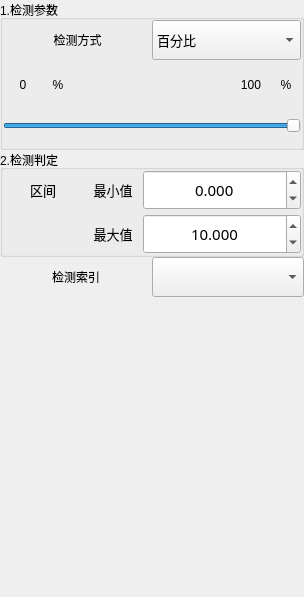
       <widget class="QWidget" name="tab">
        <attribute name="title">
         <string>胶水检测</string>
        </attribute>
        <layout class="QGridLayout" name="gridLayout_4">
         <property name="leftMargin">
          <number>0</number>
         </property>
         <property name="topMargin">
          <number>0</number>
         </property>
         <property name="rightMargin">
          <number>0</number>
         </property>
         <property name="bottomMargin">
          <number>0</number>
         </property>
         <property name="spacing">
          <number>0</number>
         </property>
         <item row="0" column="0">
          <widget class="QGroupBox" name="ROIgroupBox_2">
           <property name="minimumSize">
            <size>
             <width>0</width>
             <height>150</height>
            </size>
           </property>
           <property name="title">
            <string>1.检测参数</string>
           </property>
           <layout class="QVBoxLayout" name="verticalLayout_7">
            <property name="spacing">
             <number>4</number>
            </property>
            <property name="leftMargin">
             <number>0</number>
            </property>
            <property name="topMargin">
             <number>0</number>
            </property>
            <property name="rightMargin">
             <number>0</number>
            </property>
            <property name="bottomMargin">
             <number>0</number>
            </property>
            <item>
             <layout class="QHBoxLayout" name="horizontalLayout_16">
              <property name="spacing">
               <number>0</number>
              </property>
              <item>
               <widget class="QLabel" name="label_2">
                <property name="minimumSize">
                 <size>
                  <width>80</width>
                  <height>40</height>
                 </size>
                </property>
                <property name="text">
                 <string>检测方式</string>
                </property>
                <property name="alignment">
                 <set>Qt::AlignCenter</set>
                </property>
               </widget>
              </item>
              <item>
               <widget class="QComboBox" name="cbx_ALargrimCheckType">
                <property name="sizePolicy">
                 <sizepolicy hsizetype="Preferred" vsizetype="Preferred">
                  <horstretch>0</horstretch>
                  <verstretch>0</verstretch>
                 </sizepolicy>
                </property>
                <property name="minimumSize">
                 <size>
                  <width>80</width>
                  <height>40</height>
                 </size>
                </property>
                <property name="font">
                 <font>
                  <family>微软雅黑</family>
                  <pointsize>10</pointsize>
                 </font>
                </property>
                <property name="focusPolicy">
                 <enum>Qt::WheelFocus</enum>
                </property>
                <property name="editable">
                 <bool>false</bool>
                </property>
                <property name="currentIndex">
                 <number>0</number>
                </property>
                <item>
                 <property name="text">
                  <string>百分比</string>
                 </property>
                </item>
                <item>
                 <property name="text">
                  <string>最大值</string>
                 </property>
                </item>
                <item>
                 <property name="text">
                  <string>最小值</string>
                 </property>
                </item>
                <item>
                 <property name="text">
                  <string>中值</string>
                 </property>
                </item>
                <item>
                 <property name="text">
                  <string>均值</string>
                 </property>
                </item>
                <item>
                 <property name="text">
                  <string>中线</string>
                 </property>
                </item>
               </widget>
              </item>
             </layout>
            </item>
            <item>
             <widget class="QStackedWidget" name="stackedCheckWidget">
              <property name="currentIndex">
               <number>0</number>
              </property>
              <widget class="QWidget" name="PercentPage">
               <layout class="QGridLayout" name="gridLayout" rowstretch="1,0">
                <property name="leftMargin">
                 <number>0</number>
                </property>
                <property name="topMargin">
                 <number>0</number>
                </property>
                <property name="rightMargin">
                 <number>0</number>
                </property>
                <property name="bottomMargin">
                 <number>0</number>
                </property>
                <property name="spacing">
                 <number>0</number>
                </property>
                <item row="0" column="0">
                 <widget class="QLabel" name="lbl_Low">
                  <property name="sizePolicy">
                   <sizepolicy hsizetype="Preferred" vsizetype="Fixed">
                    <horstretch>0</horstretch>
                    <verstretch>0</verstretch>
                   </sizepolicy>
                  </property>
                  <property name="minimumSize">
                   <size>
                    <width>40</width>
                    <height>40</height>
                   </size>
                  </property>
                  <property name="text">
                   <string>0</string>
                  </property>
                  <property name="alignment">
                   <set>Qt::AlignCenter</set>
                  </property>
                 </widget>
                </item>
                <item row="0" column="1">
                 <widget class="QLabel" name="lbl_Low_2">
                  <property name="sizePolicy">
                   <sizepolicy hsizetype="Preferred" vsizetype="Fixed">
                    <horstretch>0</horstretch>
                    <verstretch>0</verstretch>
                   </sizepolicy>
                  </property>
                  <property name="minimumSize">
                   <size>
                    <width>30</width>
                    <height>40</height>
                   </size>
                  </property>
                  <property name="text">
                   <string>%</string>
                  </property>
                  <property name="alignment">
                   <set>Qt::AlignCenter</set>
                  </property>
                 </widget>
                </item>
                <item row="0" column="2">
                 <spacer name="horizontalSpacer_5">
                  <property name="orientation">
                   <enum>Qt::Horizontal</enum>
                  </property>
                  <property name="sizeType">
                   <enum>QSizePolicy::Preferred</enum>
                  </property>
                  <property name="sizeHint" stdset="0">
                   <size>
                    <width>158</width>
                    <height>20</height>
                   </size>
                  </property>
                 </spacer>
                </item>
                <item row="0" column="3">
                 <widget class="QLabel" name="lbl_High">
                  <property name="sizePolicy">
                   <sizepolicy hsizetype="Preferred" vsizetype="Fixed">
                    <horstretch>0</horstretch>
                    <verstretch>0</verstretch>
                   </sizepolicy>
                  </property>
                  <property name="minimumSize">
                   <size>
                    <width>40</width>
                    <height>40</height>
                   </size>
                  </property>
                  <property name="text">
                   <string>100</string>
                  </property>
                  <property name="alignment">
                   <set>Qt::AlignCenter</set>
                  </property>
                 </widget>
                </item>
                <item row="0" column="4">
                 <widget class="QLabel" name="lbl_High_2">
                  <property name="sizePolicy">
                   <sizepolicy hsizetype="Preferred" vsizetype="Fixed">
                    <horstretch>0</horstretch>
                    <verstretch>0</verstretch>
                   </sizepolicy>
                  </property>
                  <property name="minimumSize">
                   <size>
                    <width>30</width>
                    <height>40</height>
                   </size>
                  </property>
                  <property name="text">
                   <string>%</string>
                  </property>
                  <property name="alignment">
                   <set>Qt::AlignCenter</set>
                  </property>
                 </widget>
                </item>
                <item row="1" column="0" colspan="5">
                 <widget class="QDoubleSlider" name="SliderPercent">
                  <property name="sizePolicy">
                   <sizepolicy hsizetype="Preferred" vsizetype="Fixed">
                    <horstretch>0</horstretch>
                    <verstretch>0</verstretch>
                   </sizepolicy>
                  </property>
                  <property name="minimumSize">
                   <size>
                    <width>0</width>
                    <height>40</height>
                   </size>
                  </property>
                  <property name="maximum">
                   <number>100</number>
                  </property>
                  <property name="value">
                   <number>100</number>
                  </property>
                  <property name="orientation">
                   <enum>Qt::Horizontal</enum>
                  </property>
                 </widget>
                </item>
               </layout>
              </widget>
              <widget class="QWidget" name="EmptyPage"/>
             </widget>
            </item>
           </layout>
          </widget>
         </item>
         <item row="1" column="0">
          <widget class="QGroupBox" name="ROIgroupBox_3">
           <property name="minimumSize">
            <size>
             <width>0</width>
             <height>100</height>
            </size>
           </property>
           <property name="title">
            <string>2.检测判定</string>
           </property>
           <layout class="QVBoxLayout" name="verticalLayout_6">
            <property name="spacing">
             <number>0</number>
            </property>
            <property name="leftMargin">
             <number>0</number>
            </property>
            <property name="topMargin">
             <number>0</number>
            </property>
            <property name="rightMargin">
             <number>0</number>
            </property>
            <property name="bottomMargin">
             <number>0</number>
            </property>
            <item>
             <layout class="QGridLayout" name="gridLayout_2">
              <property name="horizontalSpacing">
               <number>0</number>
              </property>
              <property name="verticalSpacing">
               <number>4</number>
              </property>
              <item row="0" column="0">
               <widget class="QLabel" name="label_25">
                <property name="sizePolicy">
                 <sizepolicy hsizetype="Preferred" vsizetype="Fixed">
                  <horstretch>0</horstretch>
                  <verstretch>0</verstretch>
                 </sizepolicy>
                </property>
                <property name="minimumSize">
                 <size>
                  <width>80</width>
                  <height>40</height>
                 </size>
                </property>
                <property name="font">
                 <font>
                  <family>微软雅黑</family>
                  <pointsize>10</pointsize>
                 </font>
                </property>
                <property name="text">
                 <string>区间</string>
                </property>
                <property name="alignment">
                 <set>Qt::AlignCenter</set>
                </property>
               </widget>
              </item>
              <item row="0" column="1">
               <layout class="QHBoxLayout" name="horizontalLayout_13" stretch="0,1">
                <property name="spacing">
                 <number>0</number>
                </property>
                <item>
                 <widget class="QLabel" name="label_24">
                  <property name="sizePolicy">
                   <sizepolicy hsizetype="Preferred" vsizetype="Fixed">
                    <horstretch>0</horstretch>
                    <verstretch>0</verstretch>
                   </sizepolicy>
                  </property>
                  <property name="minimumSize">
                   <size>
                    <width>60</width>
                    <height>40</height>
                   </size>
                  </property>
                  <property name="font">
                   <font>
                    <family>微软雅黑</family>
                    <pointsize>10</pointsize>
                   </font>
                  </property>
                  <property name="text">
                   <string>最小值</string>
                  </property>
                  <property name="alignment">
                   <set>Qt::AlignCenter</set>
                  </property>
                 </widget>
                </item>
                <item>
                 <widget class="QDoubleSpinBox" name="spinMinValue">
                  <property name="sizePolicy">
                   <sizepolicy hsizetype="Preferred" vsizetype="Fixed">
                    <horstretch>0</horstretch>
                    <verstretch>0</verstretch>
                   </sizepolicy>
                  </property>
                  <property name="minimumSize">
                   <size>
                    <width>40</width>
                    <height>40</height>
                   </size>
                  </property>
                  <property name="font">
                   <font>
                    <family>微软雅黑</family>
                    <pointsize>11</pointsize>
                   </font>
                  </property>
                  <property name="alignment">
                   <set>Qt::AlignCenter</set>
                  </property>
                  <property name="decimals">
                   <number>3</number>
                  </property>
                  <property name="minimum">
                   <double>-9999999999.000000000000000</double>
                  </property>
                  <property name="maximum">
                   <double>9999999999.000000000000000</double>
                  </property>
                  <property name="value">
                   <double>0.000000000000000</double>
                  </property>
                 </widget>
                </item>
               </layout>
              </item>
              <item row="1" column="1">
               <layout class="QHBoxLayout" name="horizontalLayout_12" stretch="0,1">
                <property name="spacing">
                 <number>0</number>
                </property>
                <item>
                 <widget class="QLabel" name="label_23">
                  <property name="sizePolicy">
                   <sizepolicy hsizetype="Preferred" vsizetype="Fixed">
                    <horstretch>0</horstretch>
                    <verstretch>0</verstretch>
                   </sizepolicy>
                  </property>
                  <property name="minimumSize">
                   <size>
                    <width>60</width>
                    <height>40</height>
                   </size>
                  </property>
                  <property name="font">
                   <font>
                    <family>微软雅黑</family>
                    <pointsize>10</pointsize>
                   </font>
                  </property>
                  <property name="text">
                   <string>最大值</string>
                  </property>
                  <property name="alignment">
                   <set>Qt::AlignCenter</set>
                  </property>
                 </widget>
                </item>
                <item>
                 <widget class="QDoubleSpinBox" name="spinMaxValue">
                  <property name="sizePolicy">
                   <sizepolicy hsizetype="Preferred" vsizetype="Fixed">
                    <horstretch>0</horstretch>
                    <verstretch>0</verstretch>
                   </sizepolicy>
                  </property>
                  <property name="minimumSize">
                   <size>
                    <width>40</width>
                    <height>40</height>
                   </size>
                  </property>
                  <property name="font">
                   <font>
                    <family>微软雅黑</family>
                    <pointsize>11</pointsize>
                   </font>
                  </property>
                  <property name="alignment">
                   <set>Qt::AlignCenter</set>
                  </property>
                  <property name="decimals">
                   <number>3</number>
                  </property>
                  <property name="minimum">
                   <double>-9999999999.000000000000000</double>
                  </property>
                  <property name="maximum">
                   <double>9999999999.000000000000000</double>
                  </property>
                  <property name="value">
                   <double>10.000000000000000</double>
                  </property>
                 </widget>
                </item>
               </layout>
              </item>
             </layout>
            </item>
            <item>
             <spacer name="verticalSpacer_4">
              <property name="orientation">
               <enum>Qt::Vertical</enum>
              </property>
              <property name="sizeHint" stdset="0">
               <size>
                <width>20</width>
                <height>0</height>
               </size>
              </property>
             </spacer>
            </item>
           </layout>
          </widget>
         </item>
         <item row="2" column="0">
          <layout class="QHBoxLayout" name="horizontalLayout_17" stretch="1,1">
           <property name="spacing">
            <number>0</number>
           </property>
           <item>
            <widget class="QLabel" name="label_3">
             <property name="minimumSize">
              <size>
               <width>80</width>
               <height>40</height>
              </size>
             </property>
             <property name="text">
              <string>检测索引</string>
             </property>
             <property name="alignment">
              <set>Qt::AlignCenter</set>
             </property>
            </widget>
           </item>
           <item>
            <widget class="QComboBox" name="cbx_CheckIndex">
             <property name="sizePolicy">
              <sizepolicy hsizetype="Preferred" vsizetype="Preferred">
               <horstretch>0</horstretch>
               <verstretch>0</verstretch>
              </sizepolicy>
             </property>
             <property name="minimumSize">
              <size>
               <width>80</width>
               <height>40</height>
              </size>
             </property>
             <property name="font">
              <font>
               <family>微软雅黑</family>
               <pointsize>10</pointsize>
              </font>
             </property>
             <property name="focusPolicy">
              <enum>Qt::WheelFocus</enum>
             </property>
             <property name="editable">
              <bool>false</bool>
             </property>
             <property name="currentIndex">
              <number>-1</number>
             </property>
            </widget>
           </item>
          </layout>
         </item>
         <item row="3" column="0">
          <widget class="XxwCustomPlot" name="widgetPlot" native="true">
           <property name="minimumSize">
            <size>
             <width>0</width>
             <height>300</height>
            </size>
           </property>
           <layout class="QGridLayout" name="ChartLayout">
            <property name="leftMargin">
             <number>0</number>
            </property>
            <property name="topMargin">
             <number>0</number>
            </property>
            <property name="rightMargin">
             <number>0</number>
            </property>
            <property name="bottomMargin">
             <number>0</number>
            </property>
            <property name="spacing">
             <number>0</number>
            </property>
           </layout>
          </widget>
         </item>
         <item row="4" column="0">
          <spacer name="verticalSpacer_3">
           <property name="orientation">
            <enum>Qt::Vertical</enum>
           </property>
           <property name="sizeHint" stdset="0">
            <size>
             <width>20</width>
             <height>0</height>
            </size>
           </property>
          </spacer>
         </item>
        </layout>
       </widget>
